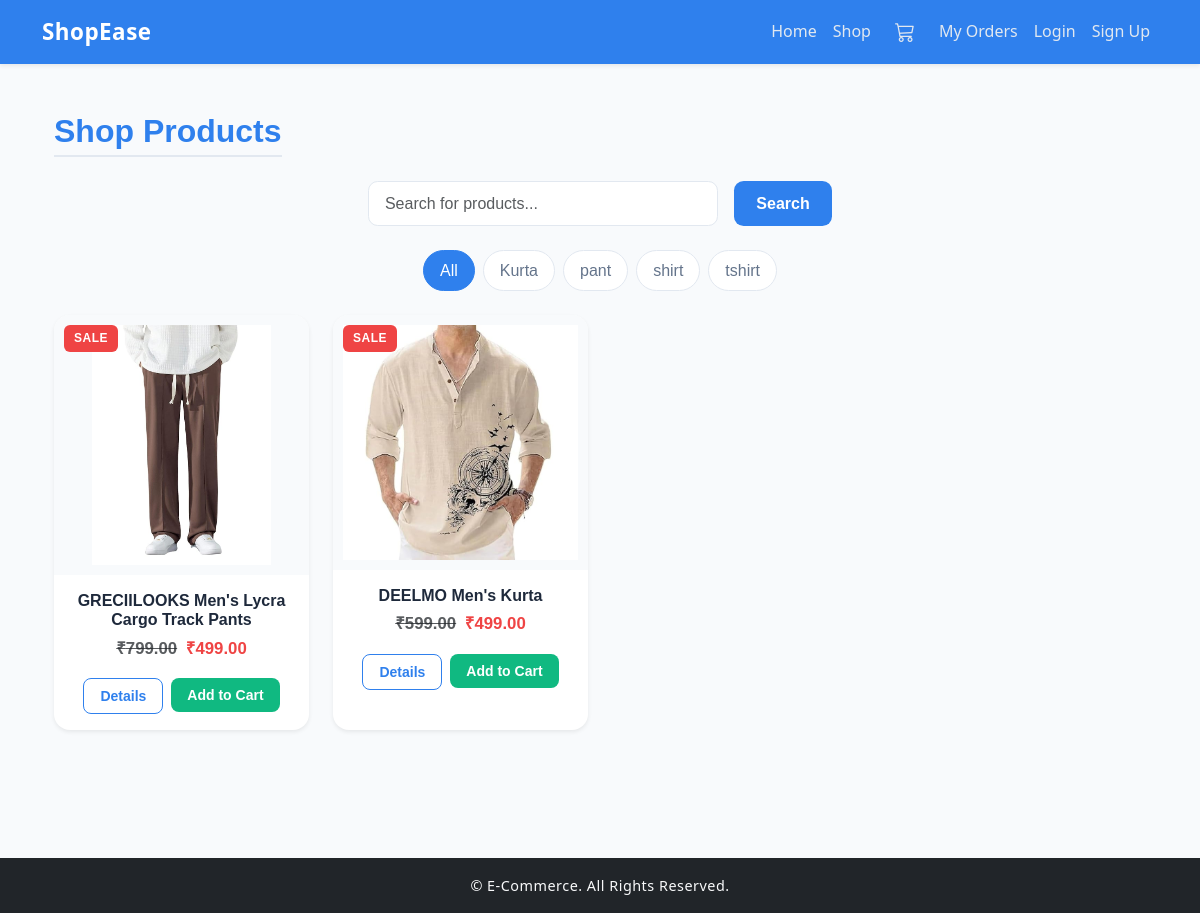
Screenshot of /products/ with the database file from the repository.
### products/models.py (models this page shows, shortened)
class Category(models.Model):
    name = models.CharField(max_length=100, unique=True)
    slug = models.SlugField(max_length=120, unique=True)
    description = models.TextField(blank=True, null=True)
    created_at = models.DateTimeField(default=timezone.now)
    class Meta:
        verbose_name_plural = 'Categories'
        ordering = ['name']

class Product(models.Model):
    category = models.ForeignKey(Category, on_delete=models.CASCADE, related_name='products')
    name = models.CharField(max_length=150)
    slug = models.SlugField(max_length=160, unique=True)
    description = models.TextField(blank=True, null=True)
    price = models.DecimalField(max_digits=10, decimal_places=2)
    discount_price = models.DecimalField(max_digits=10, decimal_places=2, blank=True, null=True)
    stock = models.PositiveIntegerField(default=0)
    main_image = models.ImageField(upload_to='products/', blank=True, null=True)
    is_featured = models.BooleanField(default=False)
    created_at = models.DateTimeField(default=timezone.now)
    updated_at = models.DateTimeField(auto_now=True)
    class Meta:
        ordering = ['-created_at']
    @property
    def is_on_sale(self):
        return self.discount_price and self.discount_price < self.price

### products/views.py (the view)
# urls.py: path('', ProductListView.as_view(), name='product_list'),
class ProductListView(ListView):
    model = Product
    template_name = 'products/product_list.html'
    context_object_name = 'products'
    paginate_by = 8
    def get_queryset(self):
        queryset = Product.objects.all().order_by('-created_at')
        search_query = self.request.GET.get('q')
        if search_query:
            queryset = queryset.filter(name__icontains=search_query)
        return queryset
    def get_context_data(self, **kwargs):
        context = super().get_context_data(**kwargs)
        context['categories'] = Category.objects.all()
        context['selected_category'] = None
        return context

### templates/products/product_list.html (shortened to what this page needs)
{% extends 'base.html' %}
{% load static %}
{% block content %}
<link rel="stylesheet" href="{% static 'products/product_list.css' %}">
<div class="shop-page container my-4">
    <h2 class="mb-4 text-center shop-title">Shop Products</h2>
    <form method="get" class="d-flex justify-content-center mb-4 shop-search">
        <input type="text" name="q" class="form-control w-50 shop-search-input" placeholder="Search for products..." value="{{ request.GET.q }}">
        <button type="submit" class="btn shop-btn-primary ms-2">Search</button>
    </form>
    <div class="d-flex justify-content-center mb-4 flex-wrap gap-2 shop-category-filter">
        <a href="{% url 'product_list' %}" class="shop-btn-outline {% if not selected_category %}active{% endif %}">
            All
        </a>
        {% for category in categories %}
        <a href="{% url 'category_products' category.slug %}"
           class="shop-btn-outline {% if selected_category and selected_category.slug == category.slug %}active{% endif %}">
            {{ category.name }}
        </a>
        {% endfor %}
    </div>
    <div class="row shop-product-grid">
        {% for product in products %}
        <div class="col-md-3 mb-4 d-flex justify-content-center">
            <div class="shop-card card shadow-sm border-0">
                {% if product.is_on_sale %}
                    <span class="badge-sale">SALE</span>
                {% endif %}
                {% if product.main_image %}
                    <img src="{{ product.main_image.url }}" class="card-img-top" alt="{{ product.name }}">
                {% else %}
                    <img src="{% static 'images/no-image.jpg' %}" class="card-img-top" alt="No image available">
                {% endif %}
                <div class="card-body text-center">
                    <h5 class="card-title">{{ product.name }}</h5>
                    {% if product.is_on_sale %}
                        <p class="card-text mb-2">
                            <span class="text-muted text-decoration-line-through">₹{{ product.price }}</span>
                            <span class="fw-bold text-danger ms-1">₹{{ product.discount_price }}</span>
                        </p>
                    {% else %}
                        <p class="card-text fw-bold mb-2">₹{{ product.price }}</p>
                    {% endif %}
                    <div class="d-flex justify-content-center gap-2 mt-3">
                        <a href="{% url 'product_detail' product.slug %}" class="btn shop-btn-outline-primary btn-sm px-3">Details</a>
                        <form method="post" action="{% url 'add_to_cart' product.pk %}">
                            <button type="submit" class="btn shop-btn-success btn-sm px-3">Add to Cart</button>
                        </form>
                    </div>
                </div>
            </div>
        </div>
        {% empty %}
        <p class="text-center text-muted">No products found.</p>
        {% endfor %}
    </div>
</div>
{% endblock %}

### static/include/style.css (style rules this page uses)
:root { --primary: #2f80ed; --secondary: #56ccf2; --background: #f8fafc; --card: #ffffff; --text-primary: #1e293b; --text-secondary: #64748b; --success: #10b981; --error: #ef4444; --border: #e2e8f0; }
body { background-color: var(--background); color: var(--text-primary); font-family: "Poppins", "Segoe UI", sans-serif; line-height: 1.6; }
a { color: var(--primary); text-decoration: none; transition: color 0.3s ease; }
.card img { height: 220px; object-fit: cover; border-top-left-radius: 10px; border-top-right-radius: 10px; transition: transform 0.3s ease; }
.card .card-body { padding: 15px; }
.card .card-title { font-size: 1.05rem; font-weight: 600; color: var(--text-primary); }
.card .fw-bold { color: var(--text-primary); }
.text-danger { color: var(--error) !important; }

### static/products/product_list.css (style rules this page uses)
.shop-page { --primary: #2F80ED; --secondary: #56CCF2; --background: #F8FAFC; --card: #FFFFFF; --border: #E2E8F0; --text-primary: #1E293B; --text-secondary: #64748B; --success: #10B981; --error: #EF4444; background-color: var(--background); font-family: 'Poppins', sans-serif; color: var(--text-primary); padding-bottom: 2rem; }
.shop-page .shop-title { font-size: 2rem; font-weight: 700; color: var(--primary); border-bottom: 2px solid var(--border); display: inline-block; padding-bottom: 0.3rem; margin-bottom: 2rem; }
.shop-page .shop-search { max-width: 700px; margin: 0 auto 2rem; display: flex; gap: 0.5rem; }
.shop-page .shop-search-input { border: 1px solid var(--border); border-radius: 0.6rem; padding: 0.6rem 1rem; background: var(--card); transition: all 0.3s ease; width: 100%; }
.shop-page .shop-btn-primary { background-color: var(--primary); color: #fff; border: none; border-radius: 0.6rem; padding: 0.6rem 1.4rem; font-weight: 600; transition: background-color 0.3s ease, transform 0.2s ease; }
.shop-page .shop-category-filter { display: flex; justify-content: center; flex-wrap: wrap; gap: 0.5rem; margin-bottom: 2rem; }
.shop-page .shop-btn-outline { border: 1px solid var(--border); background: var(--card); color: var(--text-secondary); padding: 0.4rem 1rem; border-radius: 2rem; font-weight: 500; text-decoration: none; transition: all 0.3s ease; }
.shop-page .shop-btn-outline:hover, .shop-page .shop-btn-outline.active { background-color: var(--primary); border-color: var(--primary); color: #fff; }
.shop-page .shop-card { background-color: var(--card); border: 1px solid var(--border); border-radius: 1rem; overflow: hidden; box-shadow: 0 6px 18px rgba(0, 0, 0, 0.06); transition: transform 0.3s ease, box-shadow 0.3s ease; position: relative; }
.shop-page .card-img-top { width: 100%; height: auto; max-height: 260px; object-fit: contain; background-color: var(--background); transition: transform 0.4s ease; padding: 10px; }
.shop-page .badge-sale { position: absolute; top: 10px; left: 10px; background-color: var(--error); color: #fff; padding: 4px 10px; font-size: 0.75rem; font-weight: 600; border-radius: 6px; letter-spacing: 0.5px; z-index: 2; }
.shop-page .card-body { padding: 1rem; text-align: center; }
.shop-page .card-title { font-size: 1rem; font-weight: 600; color: var(--text-primary); margin-bottom: 0.4rem; }
.shop-page .card-text { font-size: 1.05rem; font-weight: 600; color: var(--success); margin-bottom: 0.8rem; }
.shop-page .shop-btn-outline-primary { display: inline-block; border: 1px solid var(--primary); color: var(--primary); background-color: transparent; border-radius: 0.5rem; padding: 0.4rem 1rem; font-weight: 600; transition: all 0.3s ease; text-decoration: none; }
.shop-page .shop-btn-success { background-color: var(--success); color: white; border: none; border-radius: 0.5rem; padding: 0.4rem 1rem; font-weight: 600; transition: background-color 0.3s ease, transform 0.2s ease; }

### rows the page displays
Category: name "Kurta"
Category: name "pant"
Category: name "shirt"
Category: name "tshirt"
Product: shows "SALE", main_image (picture), name "GRECIILOOKS Men's Lycra Cargo Track Pants", price "799.00", discount_price "499.00"
Product: shows "SALE", main_image (picture), name "DEELMO Men's Kurta", price "599.00", discount_price "499.00"
